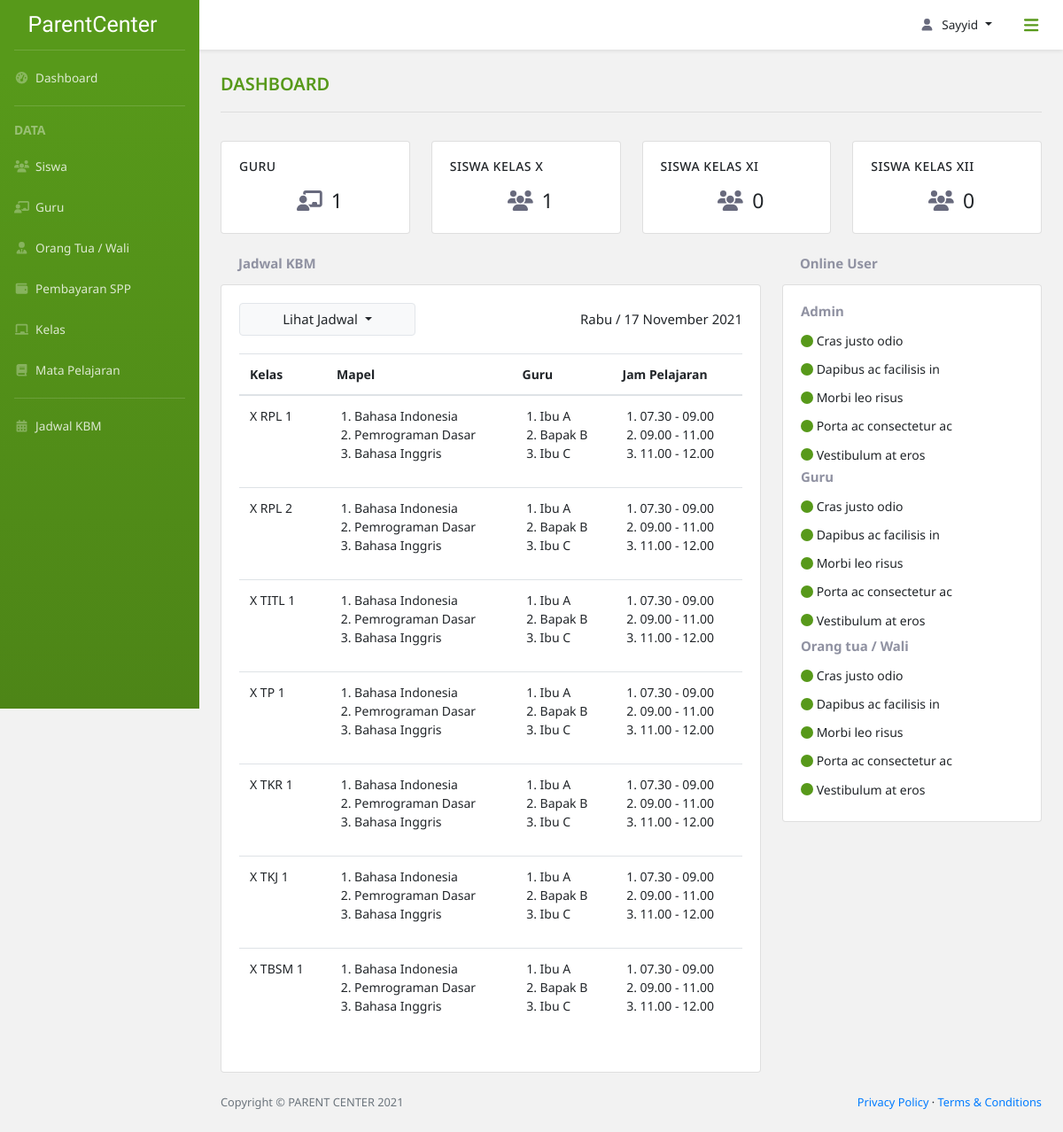
/dashboard_admin/ (signed in), run on an earlier commit of the app's database.
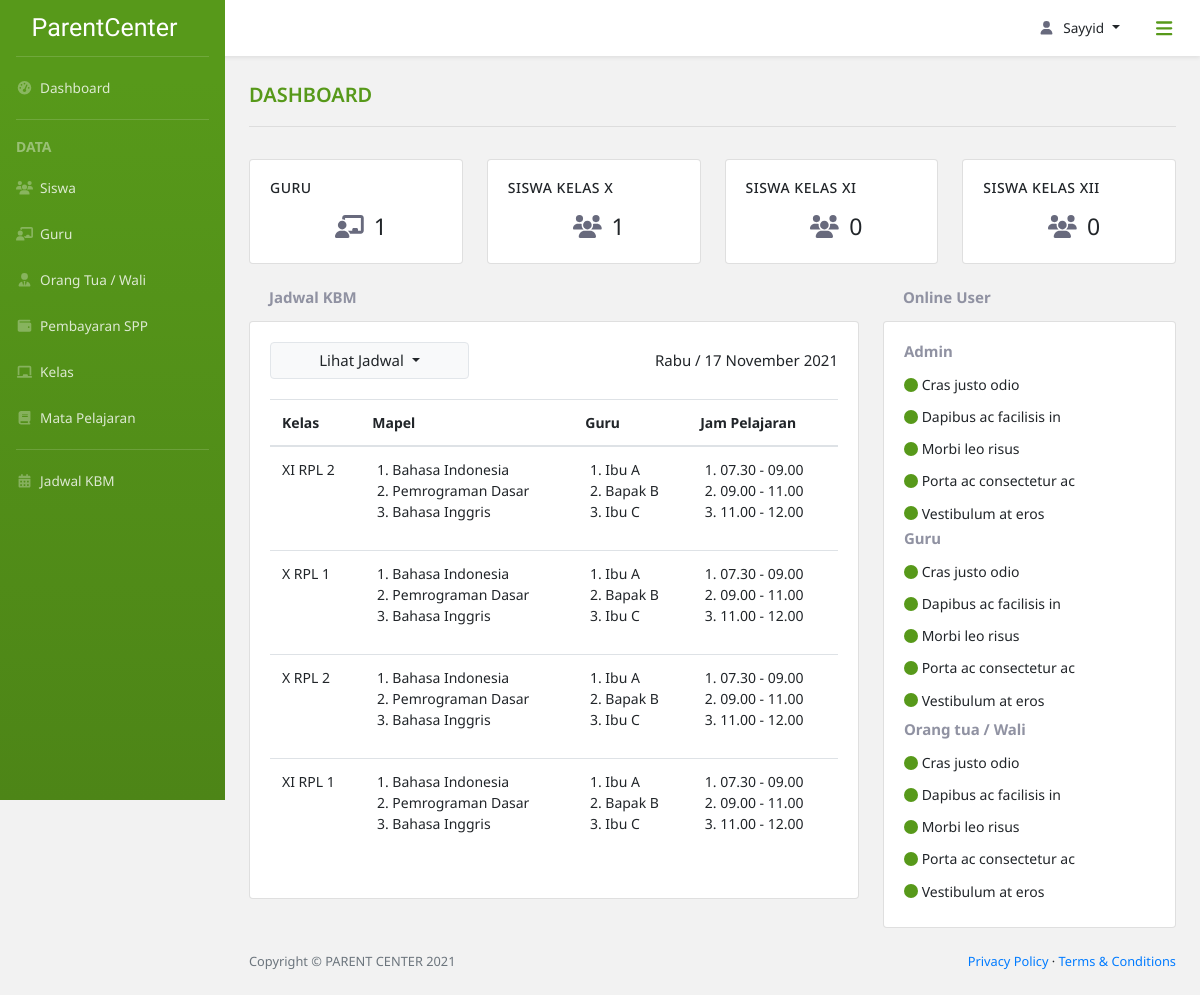
And on a later commit of the database.
### parent_center_app/models.py (models this page shows, shortened)
class Kelas(models.Model):
    id_kelas = models.CharField(max_length=10,
                                primary_key=True,
                                unique=True,
                                default=custom_kelas,
                                editable=False)
    class rentang_kelas(models.TextChoices):
        X = 'X'
        XI = 'XI'
        XII = 'XII'
    kelas = models.CharField(max_length=3,
                             choices=rentang_kelas.choices,
                             default=rentang_kelas.X)
    class jurusan(models.TextChoices):
        TITL = 'Teknik Intalasi Tenaga Listrik'
        TP = 'Teknik Pemesinan'
        TKR = 'Teknik Kendaraan Ringan'
        TKJ = 'Teknik Komputer Jaringan'
        RPL = 'Rekayasa Perangkat Lunak'
        TBSM = 'Teknik dan Bisnis Sepeda Motor'
    jurusan = models.CharField(max_length=30,
                               choices=jurusan.choices,
                               default=jurusan.TITL)
    no_kelas = models.SmallIntegerField(default=1)

### parent_center_app/views.py (the view)
# urls.py: path('dashboard_admin/', views.dashboardAdmin, name='dashboard admin'),
@login_required(login_url='login')
def dashboardAdmin(request):
    jml_siswa_x = Siswa.objects.filter(id_kelas__kelas='X').count()
    jml_siswa_xi = Siswa.objects.filter(id_kelas__kelas='XI').count()
    jml_siswa_xii = Siswa.objects.filter(id_kelas__kelas='XII').count()
    jml_guru = Guru.objects.count()
    kelass = Kelas.objects.all()
    context = {
        'title': 'Dashboard',
        'Jml_guru': jml_guru,
        'Jml_siswa_x':jml_siswa_x,
        'Jml_siswa_xi':jml_siswa_xi,
        'Jml_siswa_xii':jml_siswa_xii,
        'Kelass':kelass,
    }
    return render(request,
                  'parent_center_app/dashboard_admin.html',
                  context)

### parent_center_app/templates/parent_center_app/dashboard_admin.html (shortened to what this page needs)
{% extends 'parent_center_app/base.html' %}
{% block breadcrumb %}
    <div class="div-title mx-4 py-4">
        <span class="title-content">{{title}}</span>
        <hr class="dropdown-divider hr-title mt-3">
    </div>
{% endblock breadcrumb %}
{% block content %}
    <div class="row card-jml">
        <div class="col-xs-12 col-sm-6 col-lg-3 col-md-3 mb-2">
            <a href="/data_guru">
                <div class="card">
                    <div class="card-body card-dashboard">
                        <h5 class="card-title">Guru</h5>
                        <div class="card-content">
                            <i class="fas fa-fw fa-chalkboard-teacher"></i><span>{{Jml_guru}}</span>
                        </div>
                    </div>
                </div>
            </a>
        </div>
        <div class="col-xs-12 col-sm-6 col-lg-3 col-md-3 mb-2">
            <a href="/data_siswa">
                <div class="card">
                    <div class="card-body card-dashboard">
                        <h5 class="card-title">Siswa Kelas X</h5>
                        <div class="card-content">
                            <i class="fas fa-fw fa-users"></i><span>{{Jml_siswa_x}}</span>
                        </div>
                    </div>
                </div>
            </a>
        </div>
        <div class="col-xs-12 col-sm-6 col-lg-3 col-md-3 mb-2">
            <a href="/data_siswa">
                <div class="card">
                    <div class="card-body card-dashboard">
                        <h5 class="card-title">Siswa Kelas XI</h5>
                        <div class="card-content">
                            <i class="fas fa-fw fa-users"></i><span>{{Jml_siswa_xi}}</span>
                        </div>
                    </div>
                </div>
            </a>
        </div>
        <div class="col-xs-12 col-sm-6 col-lg-3 col-md-3 mb-2">
            <a href="/data_siswa">
                <div class="card">
                    <div class="card-body card-dashboard">
                        <h5 class="card-title">Siswa Kelas XII</h5>
                        <div class="card-content">
                            <i class="fas fa-fw fa-users"></i><span>{{Jml_siswa_xii}}</span>
                        </div>
                    </div>
                </div>
            </a>
        </div>
    </div>
    <div class="row mt-3">
        <div class="col-md-6 col-lg-8">
            <h6 class="subtitle-dashboard">Jadwal KBM</h6>
            <div class="card">
                <div class="card-body card-dashboard div-jadwal">
                    <div class="row d-flex mr-0 ml-0">
                        <div class="col-sm-6 col-xs-6 col-lg-6 align-items-center px-0">
                            <div class="dropdown dropdown-jadwal">
                                <button class="btn btn-light dropdown-toggle" type="button" id="btn-jadwal" data-toggle="dropdown" aria-haspopup="true" aria-expanded="false">
                                    Lihat Jadwal
                                </button>
                            </div>
                        </div>
                        <div class="col-sm-6 col-xs-6 col-lg-6 px-0 order-1 align-self-center text-right">
                            <span>Rabu / 17 November 2021</span>
                        </div>
                    </div>
                    <div class="table-responsive table-dashboard">
                        <table class="table table-custom-dashboard table-hover" id="table-custom">
                            <thead>
                                <tr>
                                    <th scope="col">Kelas</th>
                                    <th scope="col">Mapel</th>
                                    <th scope="col">Guru</th>
                                    <th scope="col">Jam Pelajaran</th>
                                </tr>
                            </thead>
                            <tbody>
                                {% for kelas in Kelass %}
                                <tr>
                                    <td>
                                        {{ kelas.kelas }}
                                            {% if kelas.jurusan == "Rekayasa Perangkat Lunak" %}
                                                RPL
                                            {% elif kelas.jurusan == "Teknik Komputer Jaringan" %}
                                                TKJ
                                            {% elif kelas.jurusan == "Teknik Intalasi Tenaga Listrik" %}
                                                TITL
                                            {% elif kelas.jurusan == "Teknik Pemesinan" %}
                                                TP
                                            {% elif kelas.jurusan == "Teknik Kendaraan Ringan" %}
                                                TKR
                                            {% else %}
                                                TBSM
                                            {% endif %}
                                        {{ kelas.no_kelas }}
                                    </td>
                                    <td>
                                        <ol>
                                            <li>Bahasa Indonesia</li>
                                            <li>Pemrograman Dasar</li>
                                            <li>Bahasa Inggris</li>
                                        </ol>
                                    </td>
                                    <td>
                                        <ol>
                                            <li>Ibu A</li>
                                            <li>Bapak B</li>
                                            <li>Ibu C</li>
                                        </ol>
                                    </td>
                                    <td>
                                        <ol>
                                            <li>07.30 - 09.00</li>
                                            <li>09.00 - 11.00</li>
                                            <li>11.00 - 12.00</li>
                                        </ol>
                                    </td>
                                </tr>
                                {% endfor %}
                            </tbody>
                        </table>
                    </div>
                </div>
            </div>
        </div>
        <div class="col-md-6 col-lg-4">
            <h6 class="subtitle-dashboard resp-m4">Online User</h6>
            <div class="card">
                <div class="card-body">
                    <h6 class="title-user-online">Admin</h6>
                    <div class="scroll-div h165">
                        <ul class="list-group list-group-flush list-user">
                            <li class="list-group-item"><i class="fas fa-circle"></i> Cras justo odio</li>
                            <li class="list-group-item"><i class="fas fa-circle"></i> Dapibus ac facilisis in</li>
                            <li class="list-group-item"><i class="fas fa-circle"></i> Morbi leo risus</li>
                            <li class="list-group-item"><i class="fas fa-circle"></i> Porta ac consectetur ac</li>
                            <li class="list-group-item"><i class="fas fa-circle"></i> Vestibulum at eros</li>
                        </ul>
                    </div>
                    <h6 class="title-user-online">Guru</h6>
                    <div class="scroll-div h165">
                        <ul class="list-group list-group-flush list-user">
                            <li class="list-group-item"><i class="fas fa-circle"></i> Cras justo odio</li>
                            <li class="list-group-item"><i class="fas fa-circle"></i> Dapibus ac facilisis in</li>
                            <li class="list-group-item"><i class="fas fa-circle"></i> Morbi leo risus</li>
                            <li class="list-group-item"><i class="fas fa-circle"></i> Porta ac consectetur ac</li>
                            <li class="list-group-item"><i class="fas fa-circle"></i> Vestibulum at eros</li>
                            <li class="list-group-item"> Vestibulum at eros</li>
                        </ul>
                    </div>
                    <h6 class="title-user-online">Orang tua / Wali</h6>
                    <div class="scroll-div h165">
                        <ul class="list-group list-group-flush list-user">
                            <li class="list-group-item"><i class="fas fa-circle"></i> Cras justo odio</li>
                            <li class="list-group-item"><i class="fas fa-circle"></i> Dapibus ac facilisis in</li>
                            <li class="list-group-item"><i class="fas fa-circle"></i> Morbi leo risus</li>
                            <li class="list-group-item"><i class="fas fa-circle"></i> Porta ac consectetur ac</li>
                            <li class="list-group-item"><i class="fas fa-circle"></i> Vestibulum at eros</li>
                        </ul>
                    </div>
                </div>
            </div>
        </div>
    </div>
{% endblock content %}

### parent_center_app/templates/parent_center_app/base.html (shortened to what this page needs)
{% load static %}
<!DOCTYPE html>
<html lang="en">
    <head>
        <link href="{% static 'parent_center_app/assets/css/bootstrap-toggle.min.css' %}" rel="stylesheet">
        <link href="{% static 'parent_center_app/assets/css/style-custom.css' %}" rel="stylesheet" />
        <link href="{% static 'parent_center_app/assets/css/styles.css' %}" rel="stylesheet" />
        <link rel="stylesheet" type="text/css" href="{% static 'parent_center_app/assets/css/dataTables.bootstrap4.min.css' %}"/>
        <link href="{% static 'parent_center_app/vendor/fontawesome-free/css/all.min.css' %}" rel="stylesheet" type="text/css">
        <link href="//cdn.jsdelivr.net/npm/select2@4.1.0-rc.0/dist/css/select2.min.css" rel="stylesheet" />
    </head>
    <body class="sb-nav-fixed">
        <nav class="sb-topnav navbar navbar-expand navbar-dark bg-putih shadow-sm">
            <button class="btn btn-link btn-sm order-1 rounded-circle" id="sidebarToggle" href="#"><i class="fas fa-bars fa-lg"></i></button>
            <ul class="navbar-nav ml-auto md-0 mr-2">
                <li class="nav-item dropdown">
                    <a class="nav-link dropdown-toggle" id="userDropdown" href="#" role="button" data-toggle="dropdown" aria-haspopup="true" aria-expanded="false"><i class="fas fa-user fa-fw"></i>{{ request.user }}</a>
                </li>
            </ul>
        </nav>
        <div id="layoutSidenav">
            <div id="layoutSidenav_nav">
                <nav class="sb-sidenav accordion bg-green" id="sidenavAccordion">
                    <div class="sb-sidenav-menu">
                        <div class="nav">
                            <a class="navbar-brand d-flex align-self-center align-items-center" href="/dashboard_admin">
                                ParentCenter
                            </a>
                            <div class="dropdown-divider mx-3 mt-0"></div>
                            <a class="nav-link" href="/dashboard_admin">
                                <i class="fas fa-fw fa-tachometer-alt"></i>&nbsp;
                                Dashboard
                            </a>
                            <div class="dropdown-divider mx-3"></div>
                            <div class="dropdown-header">
                                DATA
                            </div>
                            <a class="nav-link" href="/data_siswa">
                                <i class="fas fa-fw fa-users"></i>&nbsp;
                                Siswa
                            </a>
                            <a class="nav-link" href="/data_guru">
                                <i class="fas fa-fw fa-chalkboard-teacher"></i>&nbsp;
                                Guru
                            </a>
                            <a class="nav-link" href="/data_orangtua">
                                <i class="fas fa-fw fa-user-tie"></i>&nbsp;
                                Orang Tua / Wali
                            </a>
                            <a class="nav-link" href="/data_spp">
                                <i class="fas fa-fw fa-wallet"></i>&nbsp;
                                Pembayaran SPP
                            </a>
                            <a class="nav-link" href="/data_kelas">
                                <i class="fas fa-fw fa-chalkboard"></i>&nbsp;
                                Kelas
                            </a>
                            <a class="nav-link" href="/data_mapel">
                                <i class="fas fa-fw fa-book"></i>&nbsp;
                                Mata Pelajaran
                            </a>
                            <div class="dropdown-divider mx-3"></div>
                            <a class="nav-link" href="/jadwal_kbm">
                                <i class="fas fa-fw fa-calendar-alt"></i>&nbsp;
                                Jadwal KBM
                            </a>
                        </div>
                    </div>
                </nav>
            </div>
            <div id="layoutSidenav_content">
                <main>
                    <div class="container-fluid px-0">
                        {% block breadcrumb %}
                        {% endblock breadcrumb %}
                        {% block content %}
                        {% endblock content %}
                    </div>
                </main>
                <footer class="py-4 bg-grey mt-auto">
                    <div class="container-fluid">
                        <div class="d-flex align-items-center justify-content-between small">
                            <div class="text-muted">Copyright &copy; PARENT CENTER 2021</div>
                            <div>
                                <a href="/privacy-policy">Privacy Policy</a>
                                &middot;
                                <a href="/terms-condition">Terms &amp; Conditions</a>
                            </div>
                        </div>
                    </div>
                </footer>
            </div>
        </div>
    </body>
</html>

What changed in the data, as far as the page shows it:
removed Kelas: kelas "X", shows "TITL", no_kelas "1"
removed Kelas: kelas "X", jurusan "TP", no_kelas "1"
removed Kelas: kelas "X", shows "TKR", no_kelas "1"
removed Kelas: kelas "X", shows "TKJ", no_kelas "1"
removed Kelas: kelas "X", shows "TBSM", no_kelas "1"
added Kelas: kelas "XI", shows "RPL", no_kelas "2"
added Kelas: kelas "XI", shows "RPL", no_kelas "1"
